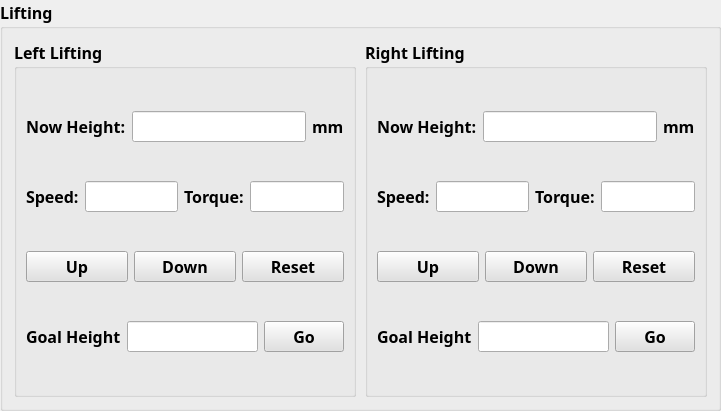
      <widget class="QGroupBox" name="groupBox_7">
       <property name="geometry">
        <rect>
         <x>470</x>
         <y>290</y>
         <width>721</width>
         <height>411</height>
        </rect>
       </property>
       <property name="font">
        <font>
         <family>微軟正黑體</family>
         <pointsize>12</pointsize>
         <weight>75</weight>
         <bold>true</bold>
        </font>
       </property>
       <property name="title">
        <string>Lifting</string>
       </property>
       <layout class="QHBoxLayout" name="horizontalLayout_3">
        <property name="spacing">
         <number>9</number>
        </property>
        <item>
         <widget class="QGroupBox" name="groupBox_10">
          <property name="font">
           <font>
            <family>微軟正黑體</family>
            <pointsize>12</pointsize>
            <weight>75</weight>
            <bold>true</bold>
           </font>
          </property>
          <property name="title">
           <string>Left Lifting</string>
          </property>
          <layout class="QVBoxLayout" name="verticalLayout">
           <item>
            <layout class="QHBoxLayout" name="horizontalLayout_11">
             <item>
              <widget class="QLabel" name="LeftLifting_label_title_NowHeight">
               <property name="maximumSize">
                <size>
                 <width>16777215</width>
                 <height>30</height>
                </size>
               </property>
               <property name="font">
                <font>
                 <family>微軟正黑體</family>
                 <pointsize>12</pointsize>
                 <weight>75</weight>
                 <bold>true</bold>
                </font>
               </property>
               <property name="text">
                <string>Now Height:</string>
               </property>
              </widget>
             </item>
             <item>
              <widget class="QLineEdit" name="Leftlifting_lineEdit_NowHeight">
               <property name="readOnly">
                <bool>true</bool>
               </property>
              </widget>
             </item>
             <item>
              <widget class="QLabel" name="LeftLifting_label_title_NowHeightunit">
               <property name="maximumSize">
                <size>
                 <width>16777215</width>
                 <height>30</height>
                </size>
               </property>
               <property name="font">
                <font>
                 <family>微軟正黑體</family>
                 <pointsize>12</pointsize>
                 <weight>75</weight>
                 <bold>true</bold>
                </font>
               </property>
               <property name="text">
                <string>mm</string>
               </property>
              </widget>
             </item>
            </layout>
           </item>
           <item>
            <layout class="QHBoxLayout" name="horizontalLayout_10">
             <item>
              <widget class="QLabel" name="LeftLifting_label_title_Speed">
               <property name="font">
                <font>
                 <family>微軟正黑體</family>
                 <pointsize>12</pointsize>
                 <weight>75</weight>
                 <bold>true</bold>
                </font>
               </property>
               <property name="text">
                <string>Speed:</string>
               </property>
              </widget>
             </item>
             <item>
              <widget class="QLineEdit" name="Leftlifting_lineEdit_Speed">
               <property name="enabled">
                <bool>true</bool>
               </property>
               <property name="font">
                <font>
                 <family>微軟正黑體</family>
                 <pointsize>12</pointsize>
                 <weight>75</weight>
                 <bold>true</bold>
                </font>
               </property>
              </widget>
             </item>
             <item>
              <widget class="QLabel" name="LeftLifting_label_title_Torque">
               <property name="font">
                <font>
                 <family>微軟正黑體</family>
                 <pointsize>12</pointsize>
                 <weight>75</weight>
                 <bold>true</bold>
                </font>
               </property>
               <property name="text">
                <string>Torque:</string>
               </property>
              </widget>
             </item>
             <item>
              <widget class="QLineEdit" name="Leftlifting_lineEdit_Torque">
               <property name="enabled">
                <bool>true</bool>
               </property>
               <property name="font">
                <font>
                 <family>微軟正黑體</family>
                 <pointsize>12</pointsize>
                 <weight>75</weight>
                 <bold>true</bold>
                </font>
               </property>
              </widget>
             </item>
            </layout>
           </item>
           <item>
            <layout class="QHBoxLayout" name="horizontalLayout_13">
             <item>
              <widget class="QPushButton" name="Leftlifting_btn_Up">
               <property name="font">
                <font>
                 <family>微軟正黑體</family>
                 <pointsize>12</pointsize>
                 <weight>75</weight>
                 <bold>true</bold>
                </font>
               </property>
               <property name="styleSheet">
                <string notr="true">background-color: rgb(225, 225, 225);</string>
               </property>
               <property name="text">
                <string>Up</string>
               </property>
              </widget>
             </item>
             <item>
              <widget class="QPushButton" name="Leftlifting_btn_Down">
               <property name="font">
                <font>
                 <family>微軟正黑體</family>
                 <pointsize>12</pointsize>
                 <weight>75</weight>
                 <bold>true</bold>
                </font>
               </property>
               <property name="styleSheet">
                <string notr="true">background-color: rgb(225, 225, 225);</string>
               </property>
               <property name="text">
                <string>Down</string>
               </property>
              </widget>
             </item>
             <item>
              <widget class="QPushButton" name="Leftlifting_btn_Reset">
               <property name="font">
                <font>
                 <family>微軟正黑體</family>
                 <pointsize>12</pointsize>
                 <weight>75</weight>
                 <bold>true</bold>
                </font>
               </property>
               <property name="styleSheet">
                <string notr="true">background-color: rgb(225, 225, 225);</string>
               </property>
               <property name="text">
                <string>Reset</string>
               </property>
              </widget>
             </item>
            </layout>
           </item>
           <item>
            <layout class="QHBoxLayout" name="horizontalLayout_12">
             <item>
              <widget class="QLabel" name="LeftLifting_label_title_GoalHeight">
               <property name="font">
                <font>
                 <family>微軟正黑體</family>
                 <pointsize>12</pointsize>
                 <weight>75</weight>
                 <bold>true</bold>
                </font>
               </property>
               <property name="text">
                <string>Goal Height</string>
               </property>
              </widget>
             </item>
             <item>
              <widget class="QLineEdit" name="Leftlifting_lineEdit_GoalHeight">
               <property name="enabled">
                <bool>true</bool>
               </property>
               <property name="font">
                <font>
                 <family>微軟正黑體</family>
                 <pointsize>12</pointsize>
                 <weight>75</weight>
                 <bold>true</bold>
                </font>
               </property>
              </widget>
             </item>
             <item>
              <widget class="QPushButton" name="Leftlifting_btn_GoalHeightGo">
               <property name="font">
                <font>
                 <family>微軟正黑體</family>
                 <pointsize>12</pointsize>
                 <weight>75</weight>
                 <bold>true</bold>
                </font>
               </property>
               <property name="styleSheet">
                <string notr="true">background-color: rgb(225, 225, 225);</string>
               </property>
               <property name="text">
                <string>Go</string>
               </property>
              </widget>
             </item>
            </layout>
           </item>
          </layout>
         </widget>
        </item>
        <item>
         <widget class="QGroupBox" name="groupBox_9">
          <property name="font">
           <font>
            <family>微軟正黑體</family>
            <pointsize>12</pointsize>
            <weight>75</weight>
            <bold>true</bold>
           </font>
          </property>
          <property name="title">
           <string>Right Lifting</string>
          </property>
          <layout class="QVBoxLayout" name="verticalLayout_2">
           <item>
            <layout class="QHBoxLayout" name="horizontalLayout_6">
             <item>
              <widget class="QLabel" name="RightLifting_label_title_NowHeight">
               <property name="maximumSize">
                <size>
                 <width>16777215</width>
                 <height>30</height>
                </size>
               </property>
               <property name="font">
                <font>
                 <family>微軟正黑體</family>
                 <pointsize>12</pointsize>
                 <weight>75</weight>
                 <bold>true</bold>
                </font>
               </property>
               <property name="text">
                <string>Now Height:</string>
               </property>
              </widget>
             </item>
             <item>
              <widget class="QLineEdit" name="Rightlifting_lineEdit_NowHeight">
               <property name="readOnly">
                <bool>true</bool>
               </property>
              </widget>
             </item>
             <item>
              <widget class="QLabel" name="RightLifting_label_title_NowHeightunit">
               <property name="maximumSize">
                <size>
                 <width>16777215</width>
                 <height>30</height>
                </size>
               </property>
               <property name="font">
                <font>
                 <family>微軟正黑體</family>
                 <pointsize>12</pointsize>
                 <weight>75</weight>
                 <bold>true</bold>
                </font>
               </property>
               <property name="text">
                <string>mm</string>
               </property>
              </widget>
             </item>
            </layout>
           </item>
           <item>
            <layout class="QHBoxLayout" name="horizontalLayout_8">
             <item>
              <widget class="QLabel" name="RightLifting_label_title_Speed">
               <property name="font">
                <font>
                 <family>微軟正黑體</family>
                 <pointsize>12</pointsize>
                 <weight>75</weight>
                 <bold>true</bold>
                </font>
               </property>
               <property name="text">
                <string>Speed:</string>
               </property>
              </widget>
             </item>
             <item>
              <widget class="QLineEdit" name="Rightlifting_lineEdit_Speed">
               <property name="enabled">
                <bool>true</bool>
               </property>
               <property name="font">
                <font>
                 <family>微軟正黑體</family>
                 <pointsize>12</pointsize>
                 <weight>75</weight>
                 <bold>true</bold>
                </font>
               </property>
               <property name="text">
                <string/>
               </property>
              </widget>
             </item>
             <item>
              <widget class="QLabel" name="RightLifting_label_title_Torque">
               <property name="font">
                <font>
                 <family>微軟正黑體</family>
                 <pointsize>12</pointsize>
                 <weight>75</weight>
                 <bold>true</bold>
                </font>
               </property>
               <property name="text">
                <string>Torque:</string>
               </property>
              </widget>
             </item>
             <item>
              <widget class="QLineEdit" name="Rightlifting_lineEdit_Torque">
               <property name="enabled">
                <bool>true</bool>
               </property>
               <property name="font">
                <font>
                 <family>微軟正黑體</family>
                 <pointsize>12</pointsize>
                 <weight>75</weight>
                 <bold>true</bold>
                </font>
               </property>
               <property name="text">
                <string/>
               </property>
              </widget>
             </item>
            </layout>
           </item>
           <item>
            <layout class="QHBoxLayout" name="horizontalLayout_9">
             <item>
              <widget class="QPushButton" name="Rightlifting_btn_Up">
               <property name="font">
                <font>
                 <family>微軟正黑體</family>
                 <pointsize>12</pointsize>
                 <weight>75</weight>
                 <bold>true</bold>
                </font>
               </property>
               <property name="styleSheet">
                <string notr="true">background-color: rgb(225, 225, 225);</string>
               </property>
               <property name="text">
                <string>Up</string>
               </property>
              </widget>
             </item>
             <item>
              <widget class="QPushButton" name="Rightlifting_btn_Down">
               <property name="font">
                <font>
                 <family>微軟正黑體</family>
                 <pointsize>12</pointsize>
                 <weight>75</weight>
                 <bold>true</bold>
                </font>
               </property>
               <property name="styleSheet">
                <string notr="true">background-color: rgb(225, 225, 225);</string>
               </property>
               <property name="text">
                <string>Down</string>
               </property>
              </widget>
             </item>
             <item>
              <widget class="QPushButton" name="Rightlifting_btn_Reset">
               <property name="font">
                <font>
                 <family>微軟正黑體</family>
                 <pointsize>12</pointsize>
                 <weight>75</weight>
                 <bold>true</bold>
                </font>
               </property>
               <property name="styleSheet">
                <string notr="true">background-color: rgb(225, 225, 225);</string>
               </property>
               <property name="text">
                <string>Reset</string>
               </property>
              </widget>
             </item>
            </layout>
           </item>
           <item>
            <layout class="QHBoxLayout" name="horizontalLayout_7">
             <item>
              <widget class="QLabel" name="RighLifting_label_title_GoalHeight">
               <property name="font">
                <font>
                 <family>微軟正黑體</family>
                 <pointsize>12</pointsize>
                 <weight>75</weight>
                 <bold>true</bold>
                </font>
               </property>
               <property name="text">
                <string>Goal Height</string>
               </property>
              </widget>
             </item>
             <item>
              <widget class="QLineEdit" name="Rightlifting_lineEdit_GoalHeight">
               <property name="enabled">
                <bool>true</bool>
               </property>
               <property name="font">
                <font>
                 <family>微軟正黑體</family>
                 <pointsize>12</pointsize>
                 <weight>75</weight>
                 <bold>true</bold>
                </font>
               </property>
              </widget>
             </item>
             <item>
              <widget class="QPushButton" name="Rightlifting_btn_GoalHeightGo">
               <property name="font">
                <font>
                 <family>微軟正黑體</family>
                 <pointsize>12</pointsize>
                 <weight>75</weight>
                 <bold>true</bold>
                </font>
               </property>
               <property name="styleSheet">
                <string notr="true">background-color: rgb(225, 225, 225);</string>
               </property>
               <property name="text">
                <string>Go</string>
               </property>
              </widget>
             </item>
            </layout>
           </item>
          </layout>
         </widget>
        </item>
       </layout>
      </widget>
